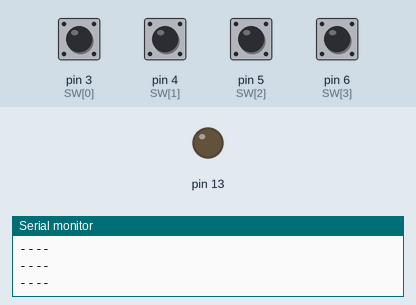
Simulated run of this sketch. Board: Arduino Uno, built with avr-gcc and run on an emulated ATmega328P. On the bench: output pins drawn as LEDs (lit = HIGH), the last lines printed to the serial monitor. The inputs (shaded band) are chosen by the test bench; at power-on: pin 3 (SW[0]), pin 4 (SW[1]), pin 5 (SW[2]), pin 6 (SW[3]) LOW.

Above: at 1.2 s.
1.3 s: pin 3 (SW[0]) pulled HIGH for 0.15 s
At 1.38 s:
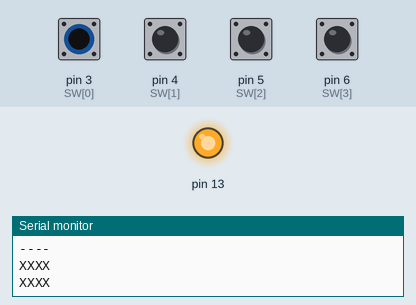
Timing chart, 0 to 4.3 s (numbered marks = the images above; inputs shaded):
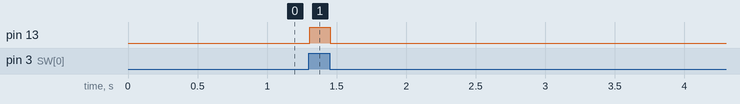

Measured:
- after the input at 1.3 s, pin 13: LOW → HIGH at once, → LOW 0.15 s later

The sketch:

testAll.ino
```cpp
void setup() {
  Serial.begin(9600);
  pinMode(2, INPUT);
  pinMode(13, OUTPUT);
}

int SW[] = {3,4,5,6};
int n = 4;

void loop() {
  int on = 0;
  int i;
  for (i = 0; i < n; i++) {
     if (digitalRead(SW[i]) == HIGH) {
      on = 1;
     }
  }

  if (on == 1) {
    digitalWrite(13, HIGH);
    Serial.println("XXXX");
  } else {
    digitalWrite(13, LOW);
    Serial.println("----");
//  }
  }
}
```
